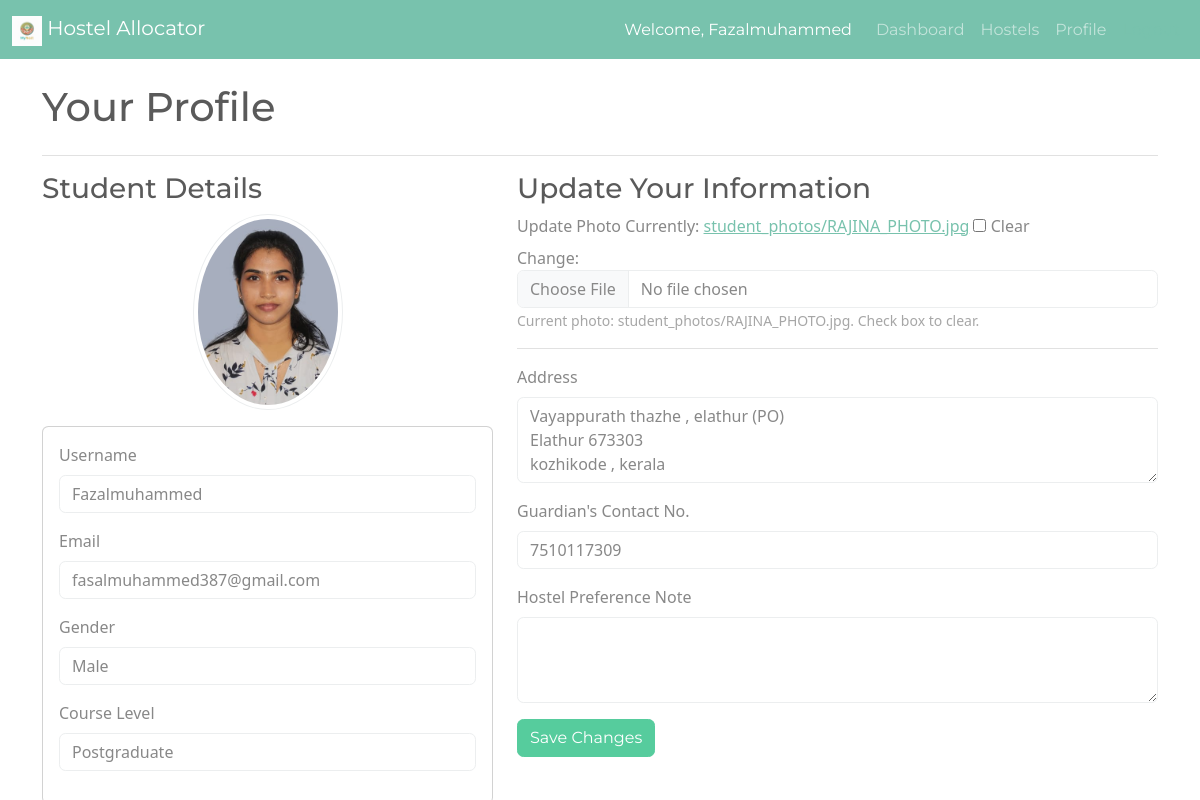
The page /profile/ (signed in) on the database its author committed.
### hostel/models.py (models this page shows, shortened)
class StudentApplication(models.Model):
    photo = models.ImageField(upload_to='student_photos/', blank=True, null=True)
    STATUS_CHOICES = [
        ('PENDING', 'Pending'),
        ('APPROVED', 'Approved'),
        ('REJECTED', 'Rejected'),
    ]
    GENDER_CHOICES = [
        ('M', 'Male'),
        ('F', 'Female'),
    ]
    LEVEL_CHOICES = [
        ('UG', 'Undergraduate'),
        ('PG', 'Postgraduate'),
        ('PHD', 'PhD'),
    ]
    student = models.OneToOneField(User, on_delete=models.CASCADE, related_name='studentapplication')
    gender = models.CharField(max_length=1, choices=GENDER_CHOICES)
    level = models.CharField(max_length=3, choices=LEVEL_CHOICES)
    address = models.TextField(blank=True, null=True)
    guardian_contact = models.CharField(max_length=15, blank=True, null=True)
    provisional_letter = models.FileField(upload_to='documents/letters/', blank=True, null=True)
    fee_receipt = models.FileField(upload_to='documents/receipts/', blank=True, null=True)
    hostel_preference_note = models.TextField(blank=True, null=True)
    application_status = models.CharField(max_length=10, choices=STATUS_CHOICES, default='PENDING')
    assigned_room = models.ForeignKey(Room, on_delete=models.SET_NULL, null=True, blank=True, related_name='studentapplication')
    rejection_message = models.TextField(
        blank=True, null=True,
        help_text="If rejecting, provide the reason here. This will be visible to the student."
    )
    created_at = models.DateTimeField(auto_now_add=True)

### hostel/views.py (the view)
# urls.py: path('profile/', views.student_profile, name='profile'),
@login_required
def student_profile(request):
    application = get_object_or_404(StudentApplication, student=request.user)
    if request.method == 'POST':
        form = ProfileUpdateForm(request.POST, request.FILES, instance=application)
        if form.is_valid():
            form.save() # Saves changes including photo
            messages.success(request, 'Your profile has been updated successfully!')
            return redirect('profile') # Redirect back to profile page
    else: # GET request
        form = ProfileUpdateForm(instance=application)
    context = {
        'form': form,
        'application': application # Pass application object for displaying photo etc.
    }
    return render(request, 'hostel/student_profile.html', context)

### hostel/forms.py
class ProfileUpdateForm(forms.ModelForm):
    class Meta:
        model = StudentApplication
        fields = [
            'photo',
            'address',
            'guardian_contact',
            'hostel_preference_note'
        ]
        widgets = {
            'photo': forms.ClearableFileInput(attrs={'class': 'form-control'}),
            'address': forms.Textarea(attrs={'class': 'form-control', 'rows': 3}),
            'guardian_contact': forms.TextInput(attrs={'class': 'form-control'}),
            'hostel_preference_note': forms.Textarea(attrs={'class': 'form-control', 'rows': 3}),
        }

### hostel/templates/hostel/student_profile.html (shortened to what this page needs)
{% extends 'hostel/base.html' %}
{% block content %}
    <h1 class="mb-4">Your Profile</h1>
    <hr>
    <div class="row">
        <div class="col-md-5">
            <h3>Student Details</h3>
            <div class="text-center mb-3">
                {% if application.photo and application.photo.url %}
                    <img src="{{ application.photo.url }}" alt="Student Photo" class="img-thumbnail rounded-circle" width="150" height="150" style="object-fit: cover;">
                {% else %}
                     <img src="https://placehold.co/150x150/CCCCCC/808080?text=No+Photo" alt="No Photo" class="img-thumbnail rounded-circle" width="150">
                     <p><small><i>No photo uploaded.</i></small></p>
                {% endif %}
            </div>
            <div class="card">
                <div class="card-body">
                    <div class="mb-3">
                        <label class="form-label">Username</label>
                        <input type="text" class="form-control" value="{{ user.username }}" readonly>
                    </div>
                    <div class="mb-3">
                        <label class="form-label">Email</label>
                        <input type="text" class="form-control" value="{{ user.email }}" readonly>
                    </div>
                    <div class="mb-3">
                        <label class="form-label">Gender</label>
                        <input type="text" class="form-control" value="{{ application.get_gender_display }}" readonly>
                    </div>
                    <div class="mb-3">
                        <label class="form-label">Course Level</label>
                        <input type="text" class="form-control" value="{{ application.get_level_display }}" readonly>
                    </div>
                </div>
            </div>
        </div>
        <div class="col-md-7">
            <h3>Update Your Information</h3>
            {% if not application.provisional_letter %}
                <div class="alert alert-warning">
                    Please complete your initial application submission on the dashboard before updating these details.
                </div>
            {% else %}
                <form method="post" enctype="multipart/form-data">
                    <div class="mb-3">
                        <label for="id_photo" class="form-label">Update Photo</label>
                        {{ form.photo }}
                        {% if application.photo %}
                           <small class="form-text text-muted">Current photo: {{ application.photo.name }}. Check box to clear.</small>
                        {% endif %}
                    </div>
                    <hr>
                    <div class="mb-3">
                        <label for="id_address" class="form-label">Address</label>
                        {{ form.address }}
                    </div>
                    <div class="mb-3">
                        <label for="id_guardian_contact" class="form-label">Guardian's Contact No.</label>
                        {{ form.guardian_contact }}
                    </div>
                    <div class="mb-3">
                        <label for="id_hostel_preference_note" class="form-label">Hostel Preference Note</label>
                        {{ form.hostel_preference_note }}
                    </div>
                    <button type="submit" class="btn btn-success">Save Changes</button>
                </form>
            {% endif %}
        </div>
    </div>
{% endblock %}

### hostel/templates/hostel/base.html (shortened to what this page needs)
{% load static %}
<!doctype html>
<html lang="en">
<head>
    <link href="https://bootswatch.com/5/minty/bootstrap.min.css" rel="stylesheet">
</head>
<body>
    <nav class="navbar navbar-expand-lg navbar-dark bg-primary">
        <div class="container-fluid">
            <a class="navbar-brand" href="{% url 'dashboard' %}">
                <img src="{% static 'images/app-logo.png' %}" alt="Hostel Logo" width="30" height="30" class="d-inline-block align-text-top">
                Hostel Allocator
            </a>
            <div class="collapse navbar-collapse">
                <div class="navbar-nav ms-auto">
                    {% if user.is_authenticated %}
                        <span class="navbar-text text-white">
                            Welcome, {{ user.username }}
                        </span>
                        <a class="nav-link" href="{% url 'dashboard' %}">Dashboard</a>
                        <a class="nav-link" href="{% url 'hostel_category' %}">Hostels</a>
                        <a class="nav-link" href="{% url 'profile' %}">Profile</a>
                        <form action="{% url 'logout' %}" method="post" class="d-flex">
                            <button type="submit" class="btn btn-link nav-link">Logout</button>
                        </form>
                    {% endif %}
                </div>
            </div>
        </div>
    </nav>
    <div class="container mt-4">
        {% block content %}
        {% endblock %}
    </div>
</body>
</html>

### hostel/templates/hostel/base.html (style rules this page uses)
.navbar-text { margin-right: 1rem; }

### rows shown on the page
StudentApplication: photo (picture), gender "Male", level "Postgraduate", photo.name "student_photos/RAJINA_PHOTO.jpg", address "Vayappurath thazhe , elathur (PO) Elathur 673303 kozhikode , kerala", guardian_contact "7510117309"

### other values the page prints
{{ user.username }} "Fazalmuhammed"
